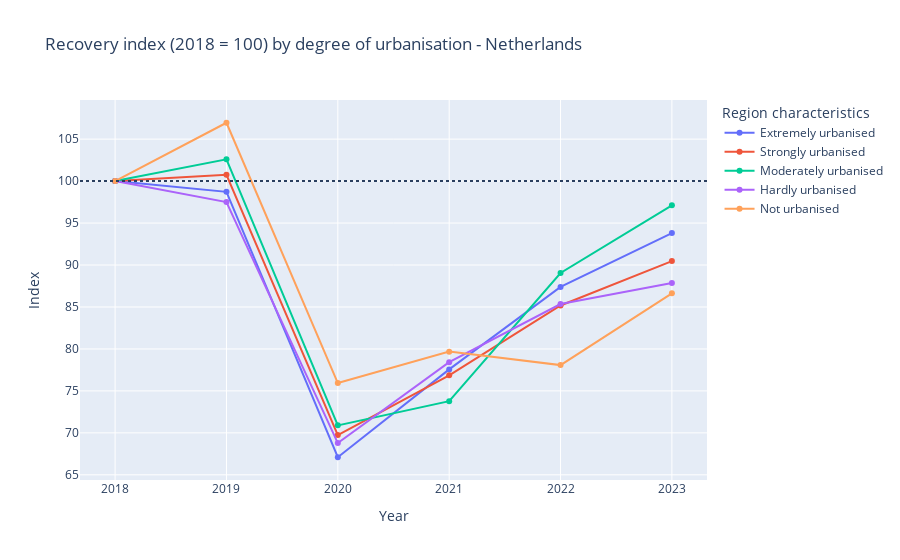

Write notebook code for a chart like this one.
### Code cell
# Filter data for urbanisation analysis
ref_year = 2018
levels = [
    "Extremely urbanised", "Strongly urbanised", "Moderately urbanised",
    "Hardly urbanised", "Not urbanised"
]
# Create subset first 
df = df_pres.loc[
    (df_pres["Modes of travel"] == "Total") &
    (df_pres["Region characteristics"].isin(levels))
].copy()

# Ensure Periods is numeric in the subset as well
df['Periods'] = pd.to_numeric(df['Periods'], errors='coerce')

# Sort and compute simple base per mode if needed
df = df.sort_values(['Modes of travel', 'Periods'])
base = df.groupby('Modes of travel')['Total travel'].transform('first')
df['Travel (km) index'] = df['Total travel'] / base * 100

# Define baseline per region characteristic for the reference year
base_per_level = (
    df.loc[df["Periods"] == ref_year]
      .set_index("Region characteristics")["Total travel"]
)

# Index = current value / baseline * 100 (per region characteristic)
df["Index"] = df["Total travel"] / df["Region characteristics"].map(base_per_level) * 100

# Plot: recovery index by degree of urbanisation
fig1 = px.line(
    df, x="Periods", y="Index", color="Region characteristics", markers=True,
    title=f"Recovery index ({ref_year} = 100) by degree of urbanisation - Netherlands",
    labels={"Periods": "Year", "Index": "Index"}
)
fig1.add_hline(y=100, line_dash="dot")
fig1.show()

### Figure 1 — Plotly figure (JSON) as saved in the notebook; plotly's stock layout.template omitted (floating-point values rounded to 4 significant figures)
{"data": [{"hovertemplate": "Region characteristics=Extremely urbanised<br>Year=%{x}<br>Index=%{y}<extra></extra>", "legendgroup": "Extremely urbanised", "line": {"color": "#636efa", "dash": "solid"}, "marker": {"symbol": "circle"}, "mode": "lines+markers", "name": "Extremely urbanised", "orientation": "v", "showlegend": true, "type": "scatter", "x": [2018, 2019, 2020, 2021, 2022, 2023], "xaxis": "x", "y": [100, 98.72, 67.09, 77.56, 87.39, 93.8], "yaxis": "y"}, {"hovertemplate": "Region characteristics=Strongly urbanised<br>Year=%{x}<br>Index=%{y}<extra></extra>", "legendgroup": "Strongly urbanised", "line": {"color": "#EF553B", "dash": "solid"}, "marker": {"symbol": "circle"}, "mode": "lines+markers", "name": "Strongly urbanised", "orientation": "v", "showlegend": true, "type": "scatter", "x": [2018, 2019, 2020, 2021, 2022, 2023], "xaxis": "x", "y": [100, 100.8, 69.74, 76.85, 85.17, 90.47], "yaxis": "y"}, {"hovertemplate": "Region characteristics=Moderately urbanised<br>Year=%{x}<br>Index=%{y}<extra></extra>", "legendgroup": "Moderately urbanised", "line": {"color": "#00cc96", "dash": "solid"}, "marker": {"symbol": "circle"}, "mode": "lines+markers", "name": "Moderately urbanised", "orientation": "v", "showlegend": true, "type": "scatter", "x": [2018, 2019, 2020, 2021, 2022, 2023], "xaxis": "x", "y": [100, 102.6, 70.89, 73.78, 89.05, 97.12], "yaxis": "y"}, {"hovertemplate": "Region characteristics=Hardly urbanised<br>Year=%{x}<br>Index=%{y}<extra></extra>", "legendgroup": "Hardly urbanised", "line": {"color": "#ab63fa", "dash": "solid"}, "marker": {"symbol": "circle"}, "mode": "lines+markers", "name": "Hardly urbanised", "orientation": "v", "showlegend": true, "type": "scatter", "x": [2018, 2019, 2020, 2021, 2022, 2023], "xaxis": "x", "y": [100, 97.5, 68.79, 78.42, 85.36, 87.86], "yaxis": "y"}, {"hovertemplate": "Region characteristics=Not urbanised<br>Year=%{x}<br>Index=%{y}<extra></extra>", "legendgroup": "Not urbanised", "line": {"color": "#FFA15A", "dash": "solid"}, "marker": {"symbol": "circle"}, "mode": "lines+markers", "name": "Not urbanised", "orientation": "v", "showlegend": true, "type": "scatter", "x": [2018, 2019, 2020, 2021, 2022, 2023], "xaxis": "x", "y": [100, 107.0, 75.94, 79.68, 78.07, 86.63], "yaxis": "y"}], "layout": {"legend": {"title": {"text": "Region characteristics"}, "tracegroupgap": 0}, "shapes": [{"line": {"dash": "dot"}, "type": "line", "x0": 0, "x1": 1, "xref": "x domain", "y0": 100, "y1": 100, "yref": "y"}], "title": {"text": "Recovery index (2018 = 100) by degree of urbanisation - Netherlands"}, "xaxis": {"anchor": "y", "domain": [0, 1], "title": {"text": "Year"}}, "yaxis": {"anchor": "x", "domain": [0, 1], "title": {"text": "Index"}}}}
